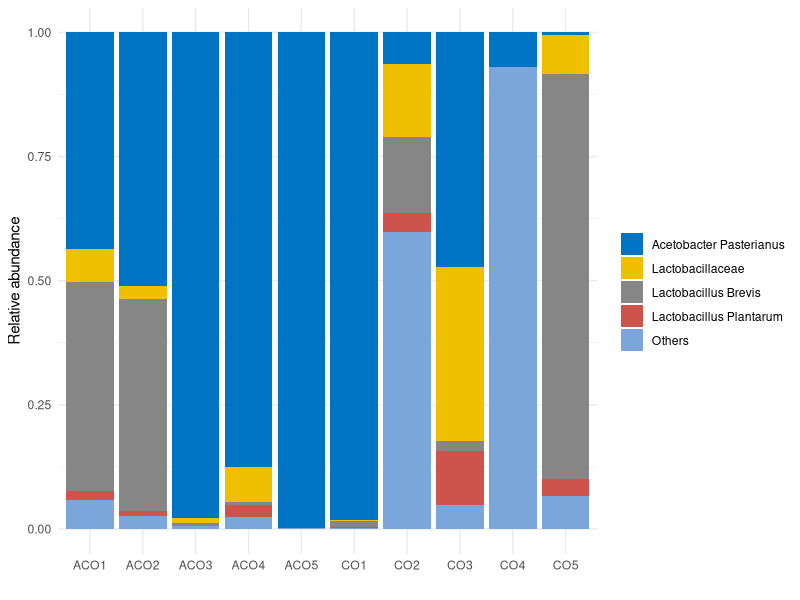

This figure's R source:

library(tidyverse)
library(magrittr)
library(ggsci)

data <- read.delim("rarefied_table_Robert.txt", header = TRUE, comment.char = "#")
colNames <- read.delim("Rarefied table colNames.txt", header = TRUE, comment.char = "#")
names(data) <- names(colNames)


#### -------------------   step 1: collapse others   ------------------- ####

### separate identified OUT.ID and others
rows_identified <- grepl('^[^0-9]+$',data$OTU.ID)
cols_to_take <- c(TRUE, !grepl('^[^0-9]+$', names(data)[-1]))
tb_identified <- data[rows_identified, cols_to_take]
tb_others <- data[!rows_identified, cols_to_take]

### group repeat names
tb_identified <- 
  tb_identified %>% 
  mutate(OTU.ID = str_to_title(OTU.ID)) %>% 
  group_by(OTU.ID) %>% 
  summarise_each(sum)


### collapse others and recombine
tb_full <- rbind(
  data.frame(OTU.ID = "Others", t(colSums(tb_others[,-1]))),
  tb_identified
) %>% 
  set_rownames(NULL)



#### -------------------   step 2: average columns   ------------------- ####

names(tb_full)[-1] <- str_replace(names(tb_identified[,-1]), "\\.[0-9]", "")
tb_average <- 
  data.frame(
    OTU.ID = tb_full[,1],
    {t(rowsum(t(tb_full[,-1]), names(tb_full)[-1])/c(table(names(tb_full)[-1])))}
)
levels(tb_average$OTU.ID) <- c(
  levels(tb_average$OTU.ID)[-1], "Others"
)

View(tb_average)
  

#### ------------------------   step 3: plot   ------------------------ ####

tb_average %>%
  reshape2::melt(id.vars = "OTU.ID") %>% 
  ggplot(aes(x = variable, y = value, fill = OTU.ID)) +
  geom_bar(position="fill", stat="identity") +
  scale_fill_jco() +
  theme_minimal() +
  labs(x = "", 
       y = "Relative abundance",
       fill = "")
  















